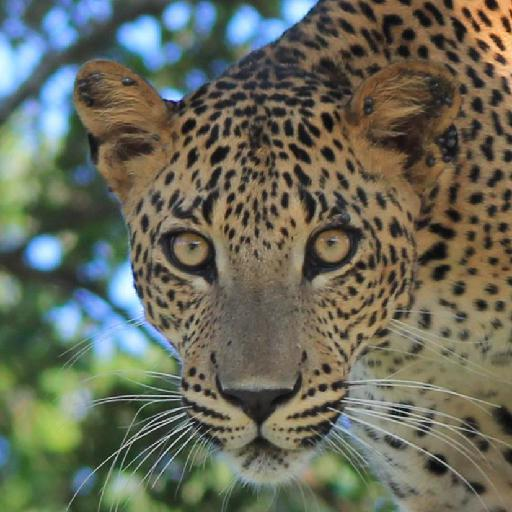
#> input picture dataset/18.jpg, 512 x 512 px, found by its file name; its folder holds 5 pictures in this run
$ python CBIR_Color.py
#> lines starting #> are read from the running program, lines starting #| are printed output that depends on the picture; after the words box and inside, x2 and y2 are one past the last pixel; in counts of white or black regions, pixels touching at a corner belong together
from PIL import Image
from numpy import asarray
from time import process_time
import numpy as np
import os

t1_start = process_time()

def RGBNorm(Pict):
    Pict=Pict.astype(np.float32)
    return (np.divide(Pict,255.0))

def subMatrix(matrix,n):
    i=matrix.shape[0] % n
    j=matrix.shape[1] % n
    return np.reshape(matrix,(n,round((matrix.shape[0]+i)/n),n,round((matrix.shape[1]+j)/n),3),order='C')

def HSV(Pict):

    red_channel = Pict[:, :, 0]
    green_channel = Pict[:, :, 1]
    blue_channel = Pict[:, :, 2]

    cmax=np.max(Pict, axis=2)
    cmin=np.min(Pict, axis=2)
    delta=np.subtract(cmax,cmin)

    boolmaxR = np.logical_and(delta!=0,cmax==red_channel)
    boolmaxG = np.logical_and(delta!=0,cmax==green_channel)
    boolmaxB = np.logical_and(delta!=0,cmax==blue_channel)
    boolG = np.logical_and(delta==0,delta==0)

    htemp=np.zeros_like(red_channel,dtype=np.float32)
    stemp=np.zeros_like(red_channel,dtype=np.float32)
    vtemp=np.zeros_like(red_channel,dtype=np.float32)

    red_channel=RGBNorm(red_channel)
    green_channel=RGBNorm(green_channel)
    blue_channel=RGBNorm(green_channel)

    cmax=RGBNorm(cmax)
    delta=RGBNorm(delta)

    htemp[boolG]=0
    htemp[boolmaxR]=(60*(((green_channel[boolmaxR]-blue_channel[boolmaxR])/delta[boolmaxR])%6))
    htemp[boolmaxG]=(60*(((blue_channel[boolmaxG]-red_channel[boolmaxG])/delta[boolmaxG])+2))
    htemp[boolmaxB]=(60*(((red_channel[boolmaxB]-green_channel[boolmaxB])/delta[boolmaxB])+4))

    stemp[cmax==0]=0
    stemp[cmax!=0]=delta[cmax!=0]/cmax[cmax!=0]

    vtemp=cmax

    vector=Quantify(htemp,stemp,vtemp)
    return vector

def Quantify(hue,sat,val):
    h=np.copy(hue)
    s=np.copy(sat)
    v=np.copy(val)

    h[np.logical_and(h>315, h==0)]=0
    h[np.logical_and(h>0, h<=25)]=1
    h[np.logical_and(h>25, h<=40)]=2
    h[np.logical_and(h>40, h<=120)]=3
    h[np.logical_and(h>120, h<=190)]=4
    h[np.logical_and(h>190, h<=270)]=5
    h[np.logical_and(h>270, h<=295)]=6
    h[np.logical_and(h>295, h<=315)]=7

    hueRange = [0,1,2,3,4,5,6,7]
    huedict = {value: np.count_nonzero(h==value) for value in hueRange}
    H = np.array(list(huedict.values()),dtype=np.uint32)

    s[np.logical_and(s>0.7, s<=1)]=2
    s[np.logical_and(s>0.2, s<=0.7)]=1
    s[np.logical_and(s>=0, s<=0.2)]=0

    satRange = [0,1,2]
    satdict = {value: np.count_nonzero(s==value) for value in satRange}
    S = np.array(list(satdict.values()),dtype=np.uint32)

    v[np.logical_and(v>0.7, v<=1)]=2
    v[np.logical_and(v>0.2, v<=0.7)]=1
    v[np.logical_and(v>=0, v<=0.2)]=0

    valRange = [0,1,2]
    valdict = {value: np.count_nonzero(v==value) for value in valRange}
    V = np.array(list(valdict.values()),dtype=np.uint32)

    return np.concatenate((H,S,V))

def cosineSimAvg(v1,v2):
    hasil=0.0
    for i in range(16):
        vDot=np.dot(v1[i],v2[i])
        vNorm1=np.linalg.norm(v1[i])
        vNorm2=np.linalg.norm(v2[i])
        hasil+=np.divide(vDot,np.multiply(vNorm1,vNorm2))
    return round(hasil/16,4)

def Result(Pict,n):
#> called with Pict = 'CBIR_Color/18.jpg', n = 4
    Pict=Image.open(Pict).convert("RGB")
#> Pict is the input picture: PIL image 512x512 RGB; mean R, G, B 104.6, 106.5, 90.6
    Pict=asarray(Pict)
    result_array = np.zeros((n*n,14), dtype=np.int64)
    h=Pict.shape[0]//n
#> h = 128
    w=Pict.shape[1]//n
#> w = 128
    nth=0
    for i in range (0,n):
        for j in range (0,n):
            result_array[nth]=HSV(Pict[i*h:h*(i+1)-1, j*w:w*(j+1)-1 ,:])
            nth+=1
#> this loop made 4 passes
#> after the loop, nth = 16
    return result_array

def get_result_image():
    current_folder = os.path.dirname(os.path.abspath(__file__))
    folder_name = 'archive\dataset'
    folder_path = os.path.join(current_folder, folder_name)
    dataset_paths = [os.path.join(folder_path, file) for file in os.listdir(folder_path) if os.path.isfile(os.path.join(folder_path, file))]
    input_path = os.path.join(current_folder, '18.jpg')
    v1=Result(input_path,4)

    similarities = [(similarity_value, os.path.basename(path)) for path, similarity_value in zip(dataset_paths, [cosineSimAvg(v1, Result(path,4)) * 100 for path in dataset_paths]) if similarity_value > 60]
#> call 2 of Result, with Pict = 'CBIR_Color/archive\\dataset/0.jpg', n = 4
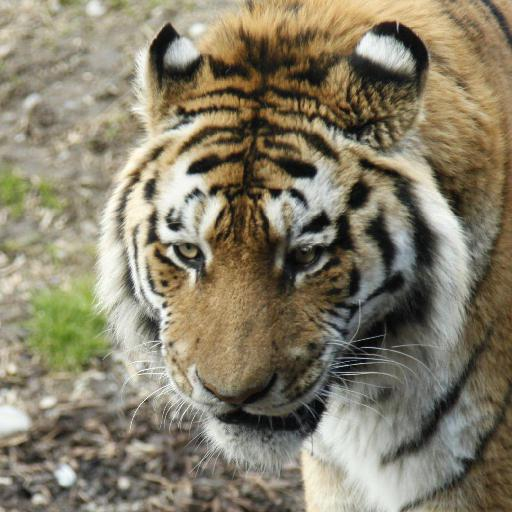
#> input picture dataset/0.jpg, 512 x 512 px, found by its file name
#> in Result, Pict is the input picture: PIL image 512x512 RGB; mean R, G, B 134.5, 126.8, 105.7
#> the loop in Result (call 2), `for i in range (0,n):` made 4 passes
#> in cosineSimAvg, `hasil=0.0`: hasil = 0
#> the loop in cosineSimAvg, `for i in range(16):` made 16 passes
#> (vDot, vNorm1, vNorm2, hasil) on passes 1 to 12: (260417449, 20371.2, 19069.1, 0.67), (293884230, 19647.5, 16968.9, 1.55), (342630419, 19133.3, 20133.7, 2.44), (417200698, 21940.6, 20909.6, 3.35), (292601419, 18967, 18053.1, 4.21), (285870921, 21132.1, 16598.8, 5.02), (334390436, 21785.4, 16627.9, 5.94), (377384857, 23034, 18108.6, 6.85), (301145829, 19729.7, 16988.2, 7.75), (317864080, 19131, 18368.9, 8.65), (380071341, 21403.2, 18640.4, 9.6), (318896461, 22437.9, 18173.2, 10.39)
#> after the loop in cosineSimAvg, `for i in range(16):`: hasil = 13.65
#> call 3 of Result, with Pict = 'CBIR_Color/archive\\dataset/1.jpg', n = 4
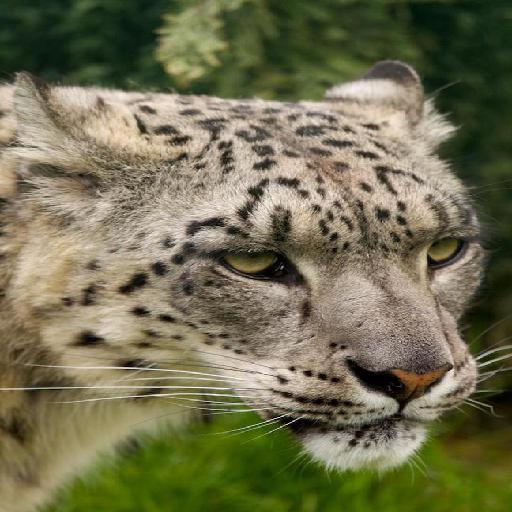
#> input picture dataset/1.jpg, 512 x 512 px, found by its file name
#> in Result, Pict is the input picture: PIL image 512x512 RGB; mean R, G, B 113.6, 111, 80.9
#> the loop in Result (call 3), `for i in range (0,n):` made 4 passes
#> after the loop in Result (call 3), `for i in range (0,n):`: nth = 16
#> the loop in cosineSimAvg (call 2), `for i in range(16):` made 16 passes
#> (vDot, vNorm1, vNorm2, hasil) on passes 1 to 12: (290289453, 20371.2, 18533, 0.769), (336009925, 19647.5, 18533.9, 1.69), (336842126, 19133.3, 19428.2, 2.6), (387977998, 21940.6, 20646.1, 3.45), (337000062, 18967, 19040.4, 4.39), (276664757, 21132.1, 17109.2, 5.15), (334000338, 21785.4, 17565.5, 6.03), (326106014, 23034, 16285.1, 6.89), (384468249, 19729.7, 20812.5, 7.83), (374615872, 19131, 20198.4, 8.8), (352503822, 21403.2, 17621.5, 9.74), (340707561, 22437.9, 16592.7, 10.65)
#> call 4 of Result, with Pict = 'CBIR_Color/archive\\dataset/10.jpg', n = 4
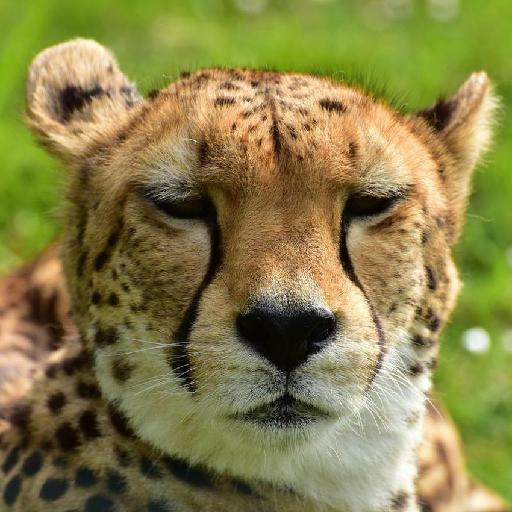
#> input picture dataset/10.jpg, 512 x 512 px, found by its file name
#> in Result, Pict is the input picture: PIL image 512x512 RGB; mean R, G, B 135.1, 128.3, 73.1
#> the loop in Result (call 4), `for i in range (0,n):` made 4 passes
#> pass 1, in HSV (call 49), `cmax=np.max(Pict, axis=2)`:
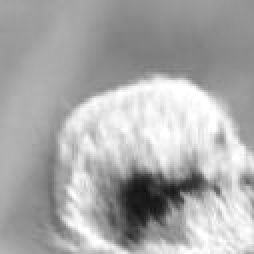
#> cmax: shape (127, 127) (shown 2 times larger); min 15, max 255, mean 170.2
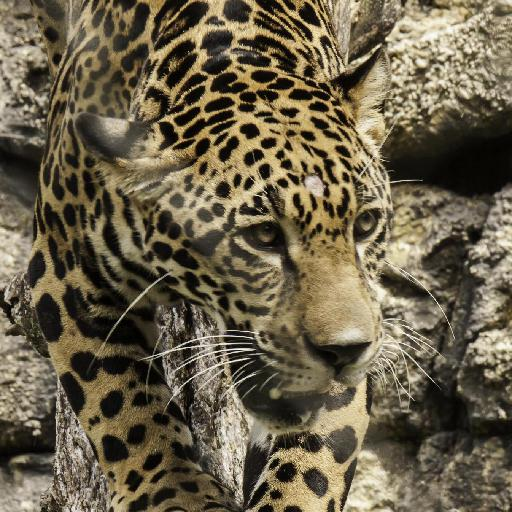
#> input picture dataset/11.jpg, 512 x 512 px, found by its file name
#> in Result, Pict is the input picture: PIL image 512x512 RGB; mean R, G, B 106.7, 96.5, 74.3
#> the loop in Result (call 5), `for i in range (0,n):` made 4 passes
#> pass 1, in HSV (call 65), `blue_channel = Pict[:, :, 2]`:
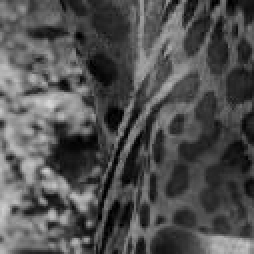
#> blue_channel: shape (127, 127) (shown 2 times larger); min 0, max 215, mean 80.8
#> the loop in Result (call 6), `for i in range (0,n):` made 4 passes
#> pass 1, in HSV (call 81), `boolmaxG = np.logical_and(delta!=0,cmax==green_channel)`:
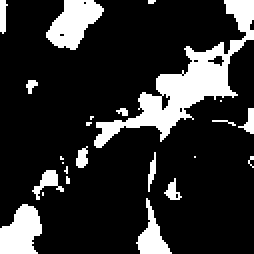
#> boolmaxG: shape (127, 127) bool (shown 2 times larger); 17.7% white; 24 white regions (13 under 20 px), largest, box (x1, y1, x2, y2) and area: (47, 0, 127, 74) 1411, (23, 0, 52, 25) 430, (0, 102, 21, 127) 379
    similarities.sort(reverse=True, key=lambda x: x[0])
    print(len(similarities))
#| 5
    print(similarities)
#| [(100.0, '18.jpg'), (88.64, '11.jpg'), (85.3, '0.jpg'), (85.0, '1.jpg'), (82.0, '10.jpg')]

get_result_image()

t1_stop = process_time()

print("Elapsed time:", t1_stop-t1_start)
